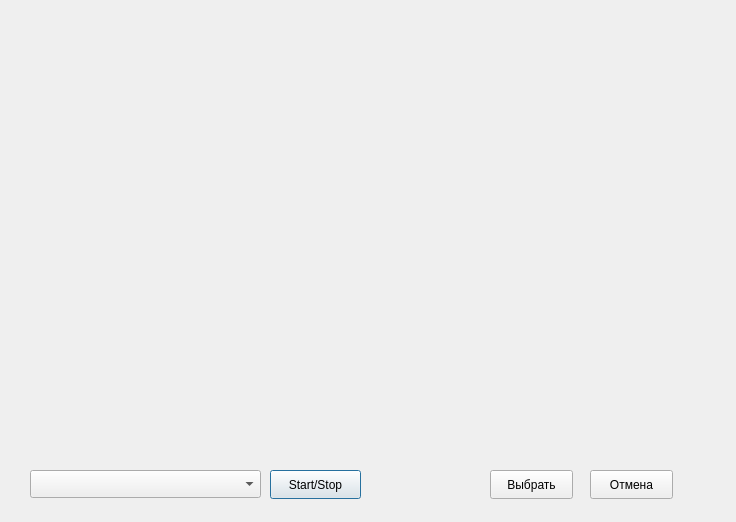
<?xml version="1.0" encoding="UTF-8"?>
<ui version="4.0">
 <class>EquipmentCameraPresenter</class>
 <widget class="QDialog" name="EquipmentCameraPresenter">
  <property name="geometry">
   <rect>
    <x>0</x>
    <y>0</y>
    <width>736</width>
    <height>522</height>
   </rect>
  </property>
  <property name="windowTitle">
   <string>Dialog</string>
  </property>
  <widget class="QComboBox" name="deviceComboBox">
   <property name="geometry">
    <rect>
     <x>30</x>
     <y>470</y>
     <width>231</width>
     <height>28</height>
    </rect>
   </property>
  </widget>
  <widget class="QLabel" name="CameraLabel">
   <property name="geometry">
    <rect>
     <x>40</x>
     <y>20</y>
     <width>661</width>
     <height>431</height>
    </rect>
   </property>
   <property name="text">
    <string/>
   </property>
  </widget>
  <widget class="QPushButton" name="on_startBt">
   <property name="geometry">
    <rect>
     <x>270</x>
     <y>470</y>
     <width>91</width>
     <height>29</height>
    </rect>
   </property>
   <property name="text">
    <string>Start/Stop</string>
   </property>
  </widget>
  <widget class="QPushButton" name="pushButton">
   <property name="geometry">
    <rect>
     <x>490</x>
     <y>470</y>
     <width>83</width>
     <height>29</height>
    </rect>
   </property>
   <property name="text">
    <string>Выбрать</string>
   </property>
  </widget>
  <widget class="QPushButton" name="pushButton_2">
   <property name="geometry">
    <rect>
     <x>590</x>
     <y>470</y>
     <width>83</width>
     <height>29</height>
    </rect>
   </property>
   <property name="text">
    <string>Отмена</string>
   </property>
  </widget>
 </widget>
 <resources/>
 <connections/>
</ui>
